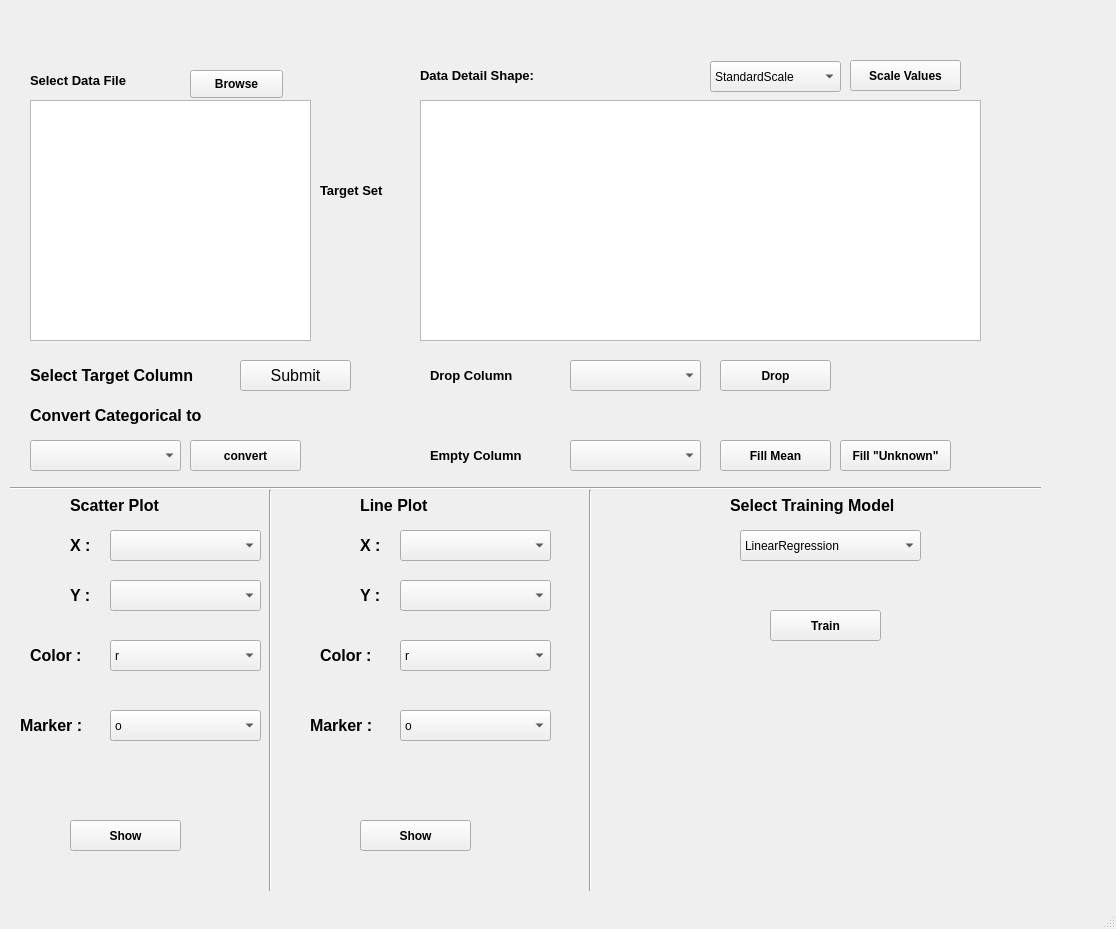
<?xml version="1.0" encoding="UTF-8"?>
<ui version="4.0">
 <class>MainWindow</class>
 <widget class="QMainWindow" name="MainWindow">
  <property name="geometry">
   <rect>
    <x>0</x>
    <y>0</y>
    <width>1116</width>
    <height>929</height>
   </rect>
  </property>
  <property name="font">
   <font>
    <family>Arial</family>
   </font>
  </property>
  <property name="windowTitle">
   <string>MainWindow</string>
  </property>
  <widget class="QWidget" name="centralwidget">
   <widget class="QLabel" name="label">
    <property name="geometry">
     <rect>
      <x>30</x>
      <y>60</y>
      <width>141</width>
      <height>41</height>
     </rect>
    </property>
    <property name="font">
     <font>
      <family>Arial</family>
      <pointsize>10</pointsize>
      <weight>75</weight>
      <bold>true</bold>
     </font>
    </property>
    <property name="text">
     <string>Select Data File</string>
    </property>
   </widget>
   <widget class="QPushButton" name="Browse">
    <property name="geometry">
     <rect>
      <x>190</x>
      <y>70</y>
      <width>93</width>
      <height>28</height>
     </rect>
    </property>
    <property name="font">
     <font>
      <family>Arial</family>
      <weight>75</weight>
      <bold>true</bold>
     </font>
    </property>
    <property name="text">
     <string>Browse</string>
    </property>
   </widget>
   <widget class="QListWidget" name="Column_list">
    <property name="geometry">
     <rect>
      <x>30</x>
      <y>100</y>
      <width>281</width>
      <height>241</height>
     </rect>
    </property>
   </widget>
   <widget class="QLabel" name="Shape">
    <property name="geometry">
     <rect>
      <x>580</x>
      <y>50</y>
      <width>111</width>
      <height>51</height>
     </rect>
    </property>
    <property name="font">
     <font>
      <family>Arial</family>
      <pointsize>10</pointsize>
      <weight>75</weight>
      <bold>true</bold>
     </font>
    </property>
    <property name="text">
     <string/>
    </property>
   </widget>
   <widget class="QPushButton" name="Scale_btn">
    <property name="geometry">
     <rect>
      <x>850</x>
      <y>60</y>
      <width>111</width>
      <height>31</height>
     </rect>
    </property>
    <property name="font">
     <font>
      <family>Arial</family>
      <weight>75</weight>
      <bold>true</bold>
     </font>
    </property>
    <property name="text">
     <string>Scale Values</string>
    </property>
   </widget>
   <widget class="QLabel" name="label_2">
    <property name="geometry">
     <rect>
      <x>320</x>
      <y>170</y>
      <width>111</width>
      <height>41</height>
     </rect>
    </property>
    <property name="font">
     <font>
      <family>Arial</family>
      <pointsize>10</pointsize>
      <weight>75</weight>
      <bold>true</bold>
     </font>
    </property>
    <property name="text">
     <string>Target Set</string>
    </property>
   </widget>
   <widget class="QLabel" name="label_3">
    <property name="geometry">
     <rect>
      <x>420</x>
      <y>50</y>
      <width>161</width>
      <height>51</height>
     </rect>
    </property>
    <property name="font">
     <font>
      <family>Arial</family>
      <pointsize>10</pointsize>
      <weight>75</weight>
      <bold>true</bold>
     </font>
    </property>
    <property name="text">
     <string>Data Detail Shape:</string>
    </property>
   </widget>
   <widget class="QComboBox" name="Scaler">
    <property name="geometry">
     <rect>
      <x>710</x>
      <y>61</y>
      <width>131</width>
      <height>31</height>
     </rect>
    </property>
    <item>
     <property name="text">
      <string>StandardScale</string>
     </property>
    </item>
    <item>
     <property name="text">
      <string>MinMaxScale</string>
     </property>
    </item>
    <item>
     <property name="text">
      <string>PowerScale</string>
     </property>
    </item>
   </widget>
   <widget class="QTableView" name="tableView">
    <property name="geometry">
     <rect>
      <x>420</x>
      <y>100</y>
      <width>561</width>
      <height>241</height>
     </rect>
    </property>
   </widget>
   <widget class="QLabel" name="label_4">
    <property name="geometry">
     <rect>
      <x>30</x>
      <y>360</y>
      <width>211</width>
      <height>31</height>
     </rect>
    </property>
    <property name="font">
     <font>
      <family>Arial</family>
      <pointsize>12</pointsize>
      <weight>75</weight>
      <bold>true</bold>
     </font>
    </property>
    <property name="text">
     <string>Select Target Column</string>
    </property>
   </widget>
   <widget class="QPushButton" name="Submit">
    <property name="geometry">
     <rect>
      <x>240</x>
      <y>360</y>
      <width>111</width>
      <height>31</height>
     </rect>
    </property>
    <property name="font">
     <font>
      <family>Arial</family>
      <pointsize>12</pointsize>
     </font>
    </property>
    <property name="text">
     <string>Submit</string>
    </property>
   </widget>
   <widget class="QLabel" name="target_name">
    <property name="geometry">
     <rect>
      <x>320</x>
      <y>210</y>
      <width>91</width>
      <height>41</height>
     </rect>
    </property>
    <property name="font">
     <font>
      <family>Arial</family>
      <pointsize>10</pointsize>
      <weight>75</weight>
      <bold>true</bold>
     </font>
    </property>
    <property name="text">
     <string/>
    </property>
   </widget>
   <widget class="QLabel" name="label_5">
    <property name="geometry">
     <rect>
      <x>430</x>
      <y>350</y>
      <width>111</width>
      <height>51</height>
     </rect>
    </property>
    <property name="font">
     <font>
      <family>Arial</family>
      <pointsize>10</pointsize>
      <weight>75</weight>
      <bold>true</bold>
     </font>
    </property>
    <property name="text">
     <string>Drop Column </string>
    </property>
   </widget>
   <widget class="QComboBox" name="dropcolumn">
    <property name="geometry">
     <rect>
      <x>570</x>
      <y>360</y>
      <width>131</width>
      <height>31</height>
     </rect>
    </property>
   </widget>
   <widget class="QPushButton" name="drop">
    <property name="geometry">
     <rect>
      <x>720</x>
      <y>360</y>
      <width>111</width>
      <height>31</height>
     </rect>
    </property>
    <property name="font">
     <font>
      <family>Arial</family>
      <weight>75</weight>
      <bold>true</bold>
     </font>
    </property>
    <property name="text">
     <string>Drop</string>
    </property>
   </widget>
   <widget class="QLabel" name="label_6">
    <property name="geometry">
     <rect>
      <x>30</x>
      <y>400</y>
      <width>221</width>
      <height>31</height>
     </rect>
    </property>
    <property name="font">
     <font>
      <family>Arial</family>
      <pointsize>12</pointsize>
      <weight>75</weight>
      <bold>true</bold>
     </font>
    </property>
    <property name="text">
     <string>Convert Categorical to </string>
    </property>
   </widget>
   <widget class="QPushButton" name="convert_btn">
    <property name="geometry">
     <rect>
      <x>190</x>
      <y>440</y>
      <width>111</width>
      <height>31</height>
     </rect>
    </property>
    <property name="font">
     <font>
      <family>Arial</family>
      <weight>75</weight>
      <bold>true</bold>
     </font>
    </property>
    <property name="text">
     <string>convert</string>
    </property>
   </widget>
   <widget class="QComboBox" name="categori_column">
    <property name="geometry">
     <rect>
      <x>30</x>
      <y>440</y>
      <width>151</width>
      <height>31</height>
     </rect>
    </property>
   </widget>
   <widget class="QPushButton" name="Fill_Mean">
    <property name="geometry">
     <rect>
      <x>720</x>
      <y>440</y>
      <width>111</width>
      <height>31</height>
     </rect>
    </property>
    <property name="font">
     <font>
      <family>Arial</family>
      <weight>75</weight>
      <bold>true</bold>
     </font>
    </property>
    <property name="text">
     <string>Fill Mean</string>
    </property>
   </widget>
   <widget class="QLabel" name="label_7">
    <property name="geometry">
     <rect>
      <x>430</x>
      <y>430</y>
      <width>121</width>
      <height>51</height>
     </rect>
    </property>
    <property name="font">
     <font>
      <family>Arial</family>
      <pointsize>10</pointsize>
      <weight>75</weight>
      <bold>true</bold>
     </font>
    </property>
    <property name="text">
     <string>Empty Column </string>
    </property>
   </widget>
   <widget class="QComboBox" name="Empty_Column">
    <property name="geometry">
     <rect>
      <x>570</x>
      <y>440</y>
      <width>131</width>
      <height>31</height>
     </rect>
    </property>
   </widget>
   <widget class="QPushButton" name="Fill_unknown">
    <property name="geometry">
     <rect>
      <x>840</x>
      <y>440</y>
      <width>111</width>
      <height>31</height>
     </rect>
    </property>
    <property name="font">
     <font>
      <family>Arial</family>
      <weight>75</weight>
      <bold>true</bold>
     </font>
    </property>
    <property name="text">
     <string>Fill &quot;Unknown&quot;</string>
    </property>
   </widget>
   <widget class="Line" name="line">
    <property name="geometry">
     <rect>
      <x>10</x>
      <y>480</y>
      <width>1031</width>
      <height>16</height>
     </rect>
    </property>
    <property name="orientation">
     <enum>Qt::Horizontal</enum>
    </property>
   </widget>
   <widget class="Line" name="line_2">
    <property name="geometry">
     <rect>
      <x>260</x>
      <y>490</y>
      <width>20</width>
      <height>401</height>
     </rect>
    </property>
    <property name="orientation">
     <enum>Qt::Vertical</enum>
    </property>
   </widget>
   <widget class="QLabel" name="label_8">
    <property name="geometry">
     <rect>
      <x>70</x>
      <y>490</y>
      <width>121</width>
      <height>31</height>
     </rect>
    </property>
    <property name="font">
     <font>
      <family>Arial</family>
      <pointsize>12</pointsize>
      <weight>75</weight>
      <bold>true</bold>
     </font>
    </property>
    <property name="text">
     <string>Scatter Plot</string>
    </property>
   </widget>
   <widget class="QLabel" name="label_9">
    <property name="geometry">
     <rect>
      <x>70</x>
      <y>530</y>
      <width>31</width>
      <height>31</height>
     </rect>
    </property>
    <property name="font">
     <font>
      <family>Arial</family>
      <pointsize>12</pointsize>
      <weight>75</weight>
      <bold>true</bold>
     </font>
    </property>
    <property name="text">
     <string>X :</string>
    </property>
   </widget>
   <widget class="QLabel" name="label_10">
    <property name="geometry">
     <rect>
      <x>70</x>
      <y>580</y>
      <width>31</width>
      <height>31</height>
     </rect>
    </property>
    <property name="font">
     <font>
      <family>Arial</family>
      <pointsize>12</pointsize>
      <weight>75</weight>
      <bold>true</bold>
     </font>
    </property>
    <property name="text">
     <string>Y :</string>
    </property>
   </widget>
   <widget class="QLabel" name="label_11">
    <property name="geometry">
     <rect>
      <x>20</x>
      <y>710</y>
      <width>81</width>
      <height>31</height>
     </rect>
    </property>
    <property name="font">
     <font>
      <family>Arial</family>
      <pointsize>12</pointsize>
      <weight>75</weight>
      <bold>true</bold>
     </font>
    </property>
    <property name="text">
     <string>Marker :</string>
    </property>
   </widget>
   <widget class="QPushButton" name="scatter_btn">
    <property name="geometry">
     <rect>
      <x>70</x>
      <y>820</y>
      <width>111</width>
      <height>31</height>
     </rect>
    </property>
    <property name="font">
     <font>
      <family>Arial</family>
      <weight>75</weight>
      <bold>true</bold>
     </font>
    </property>
    <property name="text">
     <string>Show</string>
    </property>
   </widget>
   <widget class="QComboBox" name="scatter_x">
    <property name="geometry">
     <rect>
      <x>110</x>
      <y>530</y>
      <width>151</width>
      <height>31</height>
     </rect>
    </property>
   </widget>
   <widget class="QComboBox" name="scatter_y">
    <property name="geometry">
     <rect>
      <x>110</x>
      <y>580</y>
      <width>151</width>
      <height>31</height>
     </rect>
    </property>
   </widget>
   <widget class="QComboBox" name="scatter_marker">
    <property name="geometry">
     <rect>
      <x>110</x>
      <y>710</y>
      <width>151</width>
      <height>31</height>
     </rect>
    </property>
    <item>
     <property name="text">
      <string>o</string>
     </property>
    </item>
    <item>
     <property name="text">
      <string>v</string>
     </property>
    </item>
    <item>
     <property name="text">
      <string>^</string>
     </property>
    </item>
    <item>
     <property name="text">
      <string>c</string>
     </property>
    </item>
    <item>
     <property name="text">
      <string>&lt;</string>
     </property>
    </item>
    <item>
     <property name="text">
      <string>1</string>
     </property>
    </item>
    <item>
     <property name="text">
      <string>2</string>
     </property>
    </item>
    <item>
     <property name="text">
      <string>3</string>
     </property>
    </item>
    <item>
     <property name="text">
      <string>4</string>
     </property>
    </item>
    <item>
     <property name="text">
      <string>8</string>
     </property>
    </item>
   </widget>
   <widget class="QLabel" name="label_12">
    <property name="geometry">
     <rect>
      <x>30</x>
      <y>640</y>
      <width>81</width>
      <height>31</height>
     </rect>
    </property>
    <property name="font">
     <font>
      <family>Arial</family>
      <pointsize>12</pointsize>
      <weight>75</weight>
      <bold>true</bold>
     </font>
    </property>
    <property name="text">
     <string>Color :</string>
    </property>
   </widget>
   <widget class="QComboBox" name="scatter_c">
    <property name="geometry">
     <rect>
      <x>110</x>
      <y>640</y>
      <width>151</width>
      <height>31</height>
     </rect>
    </property>
    <item>
     <property name="text">
      <string>r</string>
     </property>
    </item>
    <item>
     <property name="text">
      <string>g</string>
     </property>
    </item>
    <item>
     <property name="text">
      <string>v</string>
     </property>
    </item>
    <item>
     <property name="text">
      <string>k</string>
     </property>
    </item>
    <item>
     <property name="text">
      <string>y</string>
     </property>
    </item>
   </widget>
   <widget class="QComboBox" name="line_c">
    <property name="geometry">
     <rect>
      <x>400</x>
      <y>640</y>
      <width>151</width>
      <height>31</height>
     </rect>
    </property>
    <item>
     <property name="text">
      <string>r</string>
     </property>
    </item>
    <item>
     <property name="text">
      <string>g</string>
     </property>
    </item>
    <item>
     <property name="text">
      <string>v</string>
     </property>
    </item>
    <item>
     <property name="text">
      <string>k</string>
     </property>
    </item>
    <item>
     <property name="text">
      <string>y</string>
     </property>
    </item>
   </widget>
   <widget class="QLabel" name="label_13">
    <property name="geometry">
     <rect>
      <x>360</x>
      <y>580</y>
      <width>31</width>
      <height>31</height>
     </rect>
    </property>
    <property name="font">
     <font>
      <family>Arial</family>
      <pointsize>12</pointsize>
      <weight>75</weight>
      <bold>true</bold>
     </font>
    </property>
    <property name="text">
     <string>Y :</string>
    </property>
   </widget>
   <widget class="QLabel" name="label_14">
    <property name="geometry">
     <rect>
      <x>360</x>
      <y>490</y>
      <width>121</width>
      <height>31</height>
     </rect>
    </property>
    <property name="font">
     <font>
      <family>Arial</family>
      <pointsize>12</pointsize>
      <weight>75</weight>
      <bold>true</bold>
     </font>
    </property>
    <property name="text">
     <string>Line Plot</string>
    </property>
   </widget>
   <widget class="QLabel" name="label_15">
    <property name="geometry">
     <rect>
      <x>320</x>
      <y>640</y>
      <width>81</width>
      <height>31</height>
     </rect>
    </property>
    <property name="font">
     <font>
      <family>Arial</family>
      <pointsize>12</pointsize>
      <weight>75</weight>
      <bold>true</bold>
     </font>
    </property>
    <property name="text">
     <string>Color :</string>
    </property>
   </widget>
   <widget class="QComboBox" name="line_marker">
    <property name="geometry">
     <rect>
      <x>400</x>
      <y>710</y>
      <width>151</width>
      <height>31</height>
     </rect>
    </property>
    <item>
     <property name="text">
      <string>o</string>
     </property>
    </item>
    <item>
     <property name="text">
      <string>v</string>
     </property>
    </item>
    <item>
     <property name="text">
      <string>^</string>
     </property>
    </item>
    <item>
     <property name="text">
      <string>c</string>
     </property>
    </item>
    <item>
     <property name="text">
      <string>&lt;</string>
     </property>
    </item>
    <item>
     <property name="text">
      <string>1</string>
     </property>
    </item>
    <item>
     <property name="text">
      <string>2</string>
     </property>
    </item>
    <item>
     <property name="text">
      <string>3</string>
     </property>
    </item>
    <item>
     <property name="text">
      <string>4</string>
     </property>
    </item>
    <item>
     <property name="text">
      <string>8</string>
     </property>
    </item>
   </widget>
   <widget class="QComboBox" name="line_y">
    <property name="geometry">
     <rect>
      <x>400</x>
      <y>580</y>
      <width>151</width>
      <height>31</height>
     </rect>
    </property>
   </widget>
   <widget class="QLabel" name="label_16">
    <property name="geometry">
     <rect>
      <x>360</x>
      <y>530</y>
      <width>31</width>
      <height>31</height>
     </rect>
    </property>
    <property name="font">
     <font>
      <family>Arial</family>
      <pointsize>12</pointsize>
      <weight>75</weight>
      <bold>true</bold>
     </font>
    </property>
    <property name="text">
     <string>X :</string>
    </property>
   </widget>
   <widget class="QPushButton" name="line_btn">
    <property name="geometry">
     <rect>
      <x>360</x>
      <y>820</y>
      <width>111</width>
      <height>31</height>
     </rect>
    </property>
    <property name="font">
     <font>
      <family>Arial</family>
      <weight>75</weight>
      <bold>true</bold>
     </font>
    </property>
    <property name="text">
     <string>Show</string>
    </property>
   </widget>
   <widget class="QComboBox" name="line_x">
    <property name="geometry">
     <rect>
      <x>400</x>
      <y>530</y>
      <width>151</width>
      <height>31</height>
     </rect>
    </property>
   </widget>
   <widget class="QLabel" name="label_17">
    <property name="geometry">
     <rect>
      <x>310</x>
      <y>710</y>
      <width>81</width>
      <height>31</height>
     </rect>
    </property>
    <property name="font">
     <font>
      <family>Arial</family>
      <pointsize>12</pointsize>
      <weight>75</weight>
      <bold>true</bold>
     </font>
    </property>
    <property name="text">
     <string>Marker :</string>
    </property>
   </widget>
   <widget class="Line" name="line_3">
    <property name="geometry">
     <rect>
      <x>580</x>
      <y>490</y>
      <width>20</width>
      <height>401</height>
     </rect>
    </property>
    <property name="orientation">
     <enum>Qt::Vertical</enum>
    </property>
   </widget>
   <widget class="QLabel" name="label_18">
    <property name="geometry">
     <rect>
      <x>730</x>
      <y>490</y>
      <width>211</width>
      <height>31</height>
     </rect>
    </property>
    <property name="font">
     <font>
      <family>Arial</family>
      <pointsize>12</pointsize>
      <weight>75</weight>
      <bold>true</bold>
     </font>
    </property>
    <property name="text">
     <string>Select Training Model</string>
    </property>
   </widget>
   <widget class="QComboBox" name="model_select">
    <property name="geometry">
     <rect>
      <x>740</x>
      <y>530</y>
      <width>181</width>
      <height>31</height>
     </rect>
    </property>
    <item>
     <property name="text">
      <string>LinearRegression</string>
     </property>
    </item>
    <item>
     <property name="text">
      <string>LogisticRegression</string>
     </property>
    </item>
    <item>
     <property name="text">
      <string>RandomForest</string>
     </property>
    </item>
    <item>
     <property name="text">
      <string>MLP</string>
     </property>
    </item>
   </widget>
   <widget class="QPushButton" name="train">
    <property name="geometry">
     <rect>
      <x>770</x>
      <y>610</y>
      <width>111</width>
      <height>31</height>
     </rect>
    </property>
    <property name="font">
     <font>
      <family>Arial</family>
      <weight>75</weight>
      <bold>true</bold>
     </font>
    </property>
    <property name="text">
     <string>Train</string>
    </property>
   </widget>
  </widget>
  <widget class="QMenuBar" name="menubar">
   <property name="geometry">
    <rect>
     <x>0</x>
     <y>0</y>
     <width>1116</width>
     <height>23</height>
    </rect>
   </property>
  </widget>
  <widget class="QStatusBar" name="statusbar"/>
 </widget>
 <resources/>
 <connections/>
</ui>
